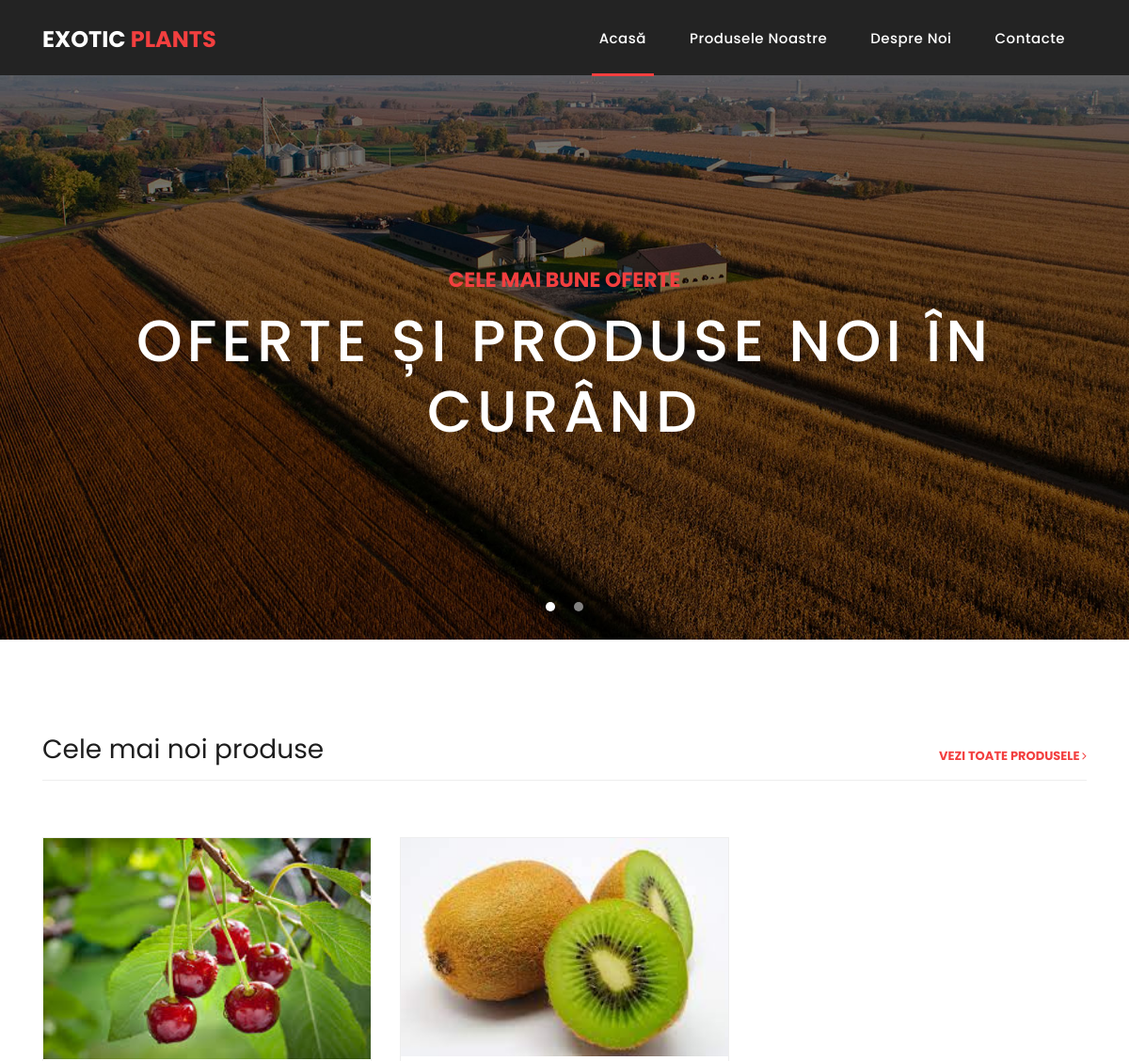
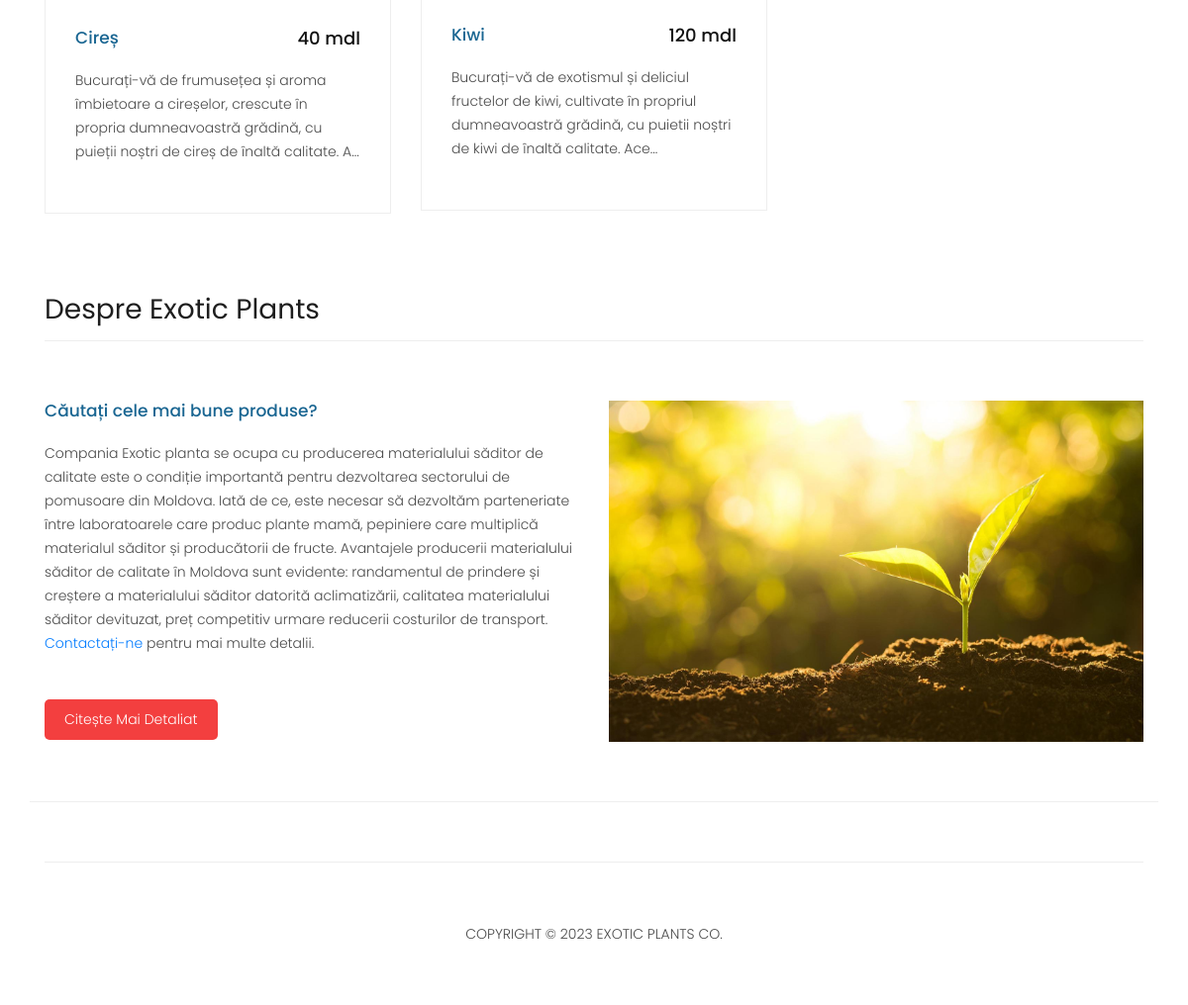
The page / on the database its author committed (2 pictures, top to bottom).
### apps/products/models.py (models this page shows, shortened)
class Product(models.Model):
    title = models.CharField(max_length=250)
    description = models.TextField()
    enable = models.BooleanField(default=True)
    main_image = models.ImageField(null=True)
    price = models.IntegerField(null=True)
    created_at = models.DateTimeField(auto_now_add=True)
    producer = models.ForeignKey('Producer', on_delete=models.CASCADE)
    class Meta:
        verbose_name = "Produs"
        verbose_name_plural = "Produse"

### apps/products/views.py (the view)
# urls.py: path(r'', HomeView.as_view(), name="home"),
class HomeView(TemplateView):
    template_name = "products/index.html"
    def get(self, request, *args, **kwargs):
        context = self.get_context_data()
        context['products'] = Product.objects.all().order_by('-created_at')[:6]
        context['active'] = 'home'
        return render(request, self.template_name, context=context)

### templates/products/index.html (shortened to what this page needs)
{% load static %}
{% include 'header.html' %}
    <div class="banner header-text">
      <div class="owl-banner owl-carousel">
        <div class="banner-item-01">
          <div class="text-content">
            <h4>Cele mai bune oferte</h4>
            <h2>Oferte și produse noi în curând</h2>
          </div>
        </div>
      </div>
    </div>
    <div class="latest-products">
      <div class="container">
        <div class="row">
          <div class="col-md-12">
            <div class="section-heading">
              <h2>Cele mai noi produse</h2>
              <a href="{% url 'products' %}">vezi toate produsele <i class="fa fa-angle-right"></i></a>
            </div>
          </div>
          {% if products %}
              {% for product in products  %}
                  <div class="col-md-4">
                    <div class="product-item">
                      <a href="/product/{{ product.pk }}"><img src="{{ product.main_image.url }}" alt=""></a>
                      <div class="down-content">
                        <a href="/product/{{ product.pk }}"><h4>{{ product.title }}</h4></a>
                        <h6>{% if product.price %} {{ product.price }} mdl {% else %} negotiable {% endif %}</h6>
                        <p>{{ product.description|slice:":150" }}...</p>
                      </div>
                    </div>
                  </div>
              {% endfor %}
          {% else %}
          <h4 style="margin: 0 auto;">Soon...</h4>
          {% endif %}
        </div>
      </div>
    </div>
    <div class="best-features">
      <div class="container">
        <div class="row">
          <div class="col-md-12">
            <div class="section-heading">
              <h2>Despre Exotic Plants</h2>
            </div>
          </div>
          <div class="col-md-6">
            <div class="left-content">
              <h4>Căutați cele mai bune produse?</h4>
              <p>Compania Exotic planta se ocupa cu producerea  materialului săditor de calitate este o condiție importantă pentru dezvoltarea sectorului de pomusoare din Moldova. Iată de ce, este necesar să dezvoltăm parteneriate între laboratoarele care produc plante mamă, pepiniere care multiplică materialul săditor și producătorii de fructe. Avantajele producerii materialului săditor de calitate în Moldova sunt evidente: randamentul de prindere și creștere a materialului săditor datorită aclimatizării, calitatea materialului săditor devituzat, preț competitiv urmare reducerii costurilor de transport. <a rel="nofollow" href="{% url 'contacts' %}">Contactați-ne </a> pentru mai multe detalii.</p>
              <a href="{% url 'about' %}" class="filled-button">Citește mai detaliat</a>
            </div>
          </div>
          <div class="col-md-6">
            <div class="right-image">
              <img src="{% static 'assets/images/plant.jpg' %}" alt="">
            </div>
          </div>
        </div>
      </div>
    </div>
{% include 'footer.html' %}

### static/assets/css/style.css (style rules this page uses)
body { font-family: 'Poppins', sans-serif; overflow-x: hidden; text-rendering: optimizeLegibility; -webkit-font-smoothing: antialiased; -moz-osx-font-smoothing: grayscale; }
p { margin-bottom: 0px; font-size: 14px; font-weight: 300; color: #4a4a4a; line-height: 24px; }
a { text-decoration: none!important; }
h1,h2,h3,h4,h5,h6 { margin: 0px; }
a.filled-button { background-color: #f33f3f; color: #fff; font-size: 14px; text-transform: capitalize; font-weight: 300; padding: 10px 20px; border-radius: 5px; display: inline-block; transition: all 0.3s; }
.section-heading { text-align: left; margin-bottom: 60px; border-bottom: 1px solid #eee; }
.section-heading h2 { font-size: 28px; font-weight: 400; color: #1e1e1e; margin-bottom: 15px; }
.banner { position: relative; text-align: center; padding-top: 80px; }
.banner-item-01 { padding: 300px 0px; background-image: url(../images/banner.jpg); background-size: cover; background-repeat: no-repeat; background-position: center center; }
.banner .text-content { position: absolute; top: 50%; transform: translateY(-50%); text-align: center; width: 100%; }
.banner .text-content h4 { color: #f33f3f; font-size: 22px; text-transform: uppercase; font-weight: 700; margin-bottom: 15px; }
.banner .text-content h2 { color: #fff; font-size: 62px; text-transform: uppercase; letter-spacing: 5px; }
.latest-products { margin-top: 100px; }
.latest-products .section-heading a { float: right; margin-top: -35px; text-transform: uppercase; font-size: 13px; font-weight: 700; color: #f33f3f; }
.product-item { border: 1px solid #eee; margin-bottom: 30px; }
.product-item .down-content { padding: 30px; position: relative; }
.product-item img { width: 100%; overflow: hidden; }
.product-item .down-content h4 { font-size: 17px; color: #1a6692; margin-bottom: 20px; }
.product-item .down-content h6 { position: absolute; top: 30px; right: 30px; font-size: 18px; color: #121212; }
.product-item .down-content p { margin-bottom: 20px; }
.best-features { margin-top: 50px; }
.best-features .container .row { border-bottom: 1px solid #eee; padding-bottom: 60px; }
.best-features img { width: 100%; overflow: hidden; }
.best-features h4 { font-size: 17px; color: #1a6692; margin-bottom: 20px; }
.best-features p { margin-bottom: 25px; }
.best-features .filled-button { margin-top: 20px; }

### rows shown on the page
Product: main_image (picture), title "Cireș", price "40", description "Bucurați-vă de frumusețea și aroma îmbietoare a cireșelor, crescute în propria dumneavoastră grădină, cu puieții noștri de cireș de înaltă calitate. A"
Product: main_image (picture), title "Kiwi", price "120", description "Bucurați-vă de exotismul și deliciul fructelor de kiwi, cultivate în propriul dumneavoastră grădină, cu puietii noștri de kiwi de înaltă calitate. Ace"
